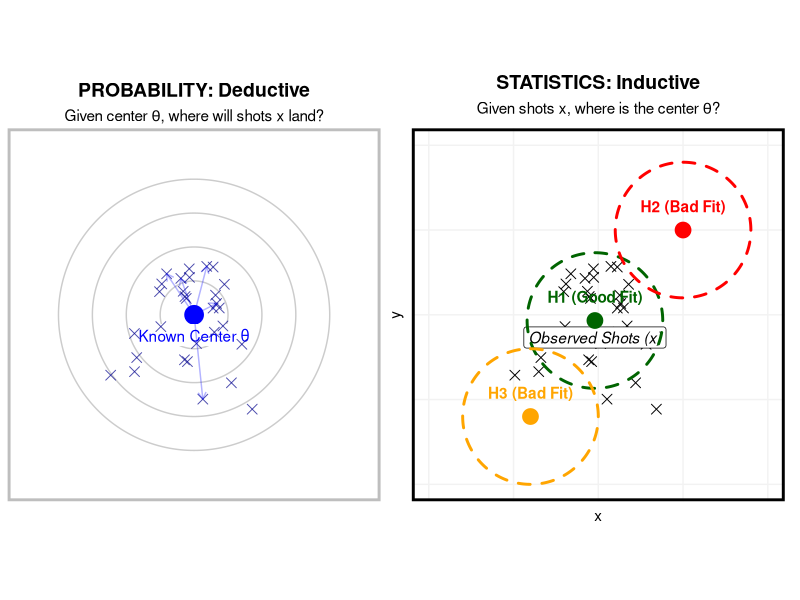
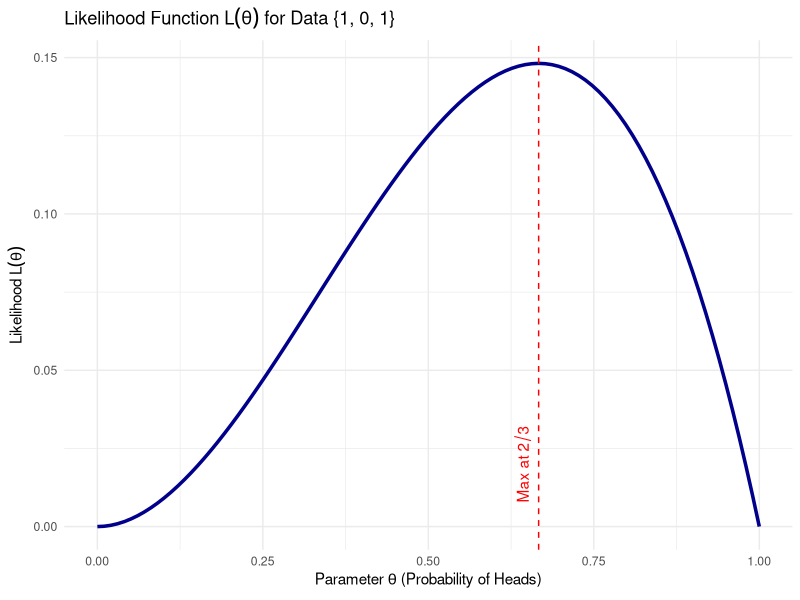
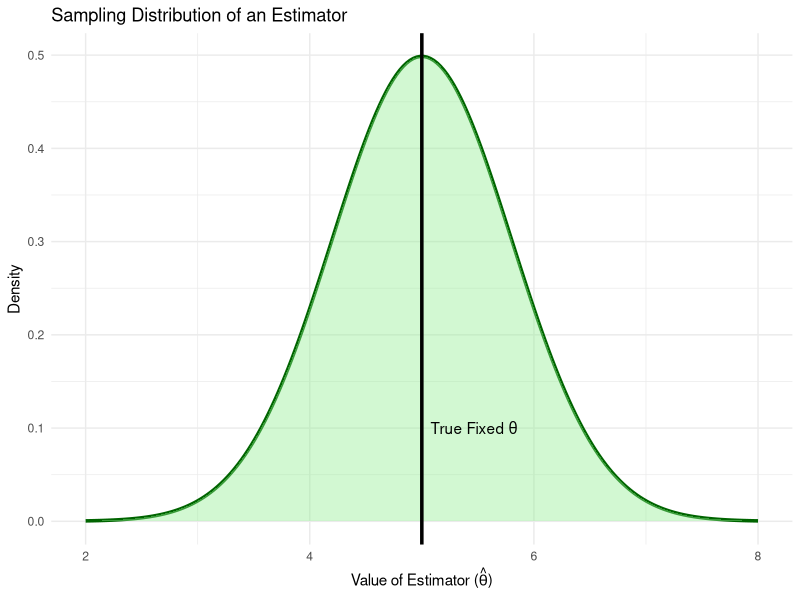
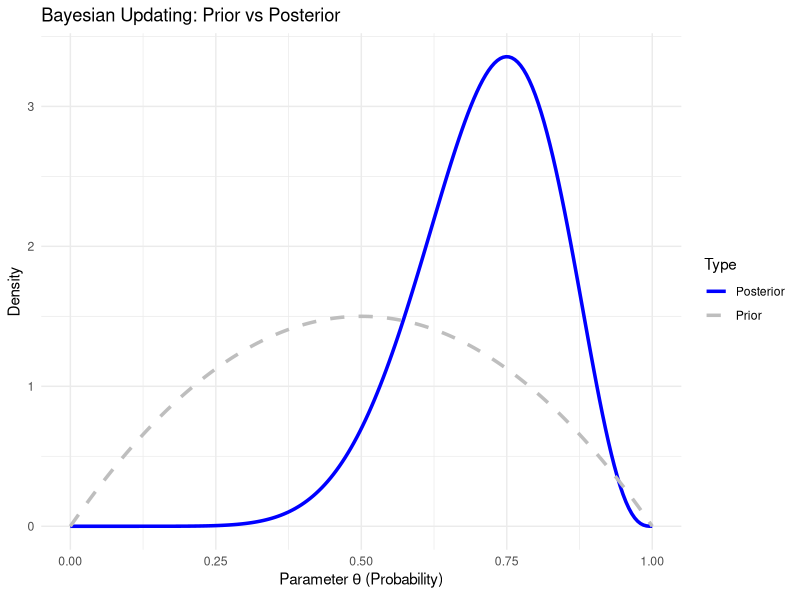

Source code (R) for these figures, in order:
## ---- chunk 1
#| label: fig-prob-vs-stat-target
#| fig-cap: "The Shooting Analogy. Left (Probability): The center $\\theta$ is fixed; shots $x$ are generated around it. Right (Statistics): The shots $x$ are fixed on a square board; we test different hypothesized centers (colored circles) to see which $\\theta$ fit the data best."
#| echo: false
#| warning: false
#| message: false
library(ggplot2)
library(patchwork)
library(ggforce)

set.seed(101)

# --- Shared Data Generation ---
# The "true" center (unknown to the statistician)
true_theta_x <- 0
true_theta_y <- 0
n_shots <- 30

# Generate random shots (data x) around the true center
shots_df <- data.frame(
  x = rnorm(n_shots, true_theta_x, sd = 1.2),
  y = rnorm(n_shots, true_theta_y, sd = 1.2)
)

# --- Plot 1: Probability (The Data Generator) ---
p_prob <- ggplot() +
  # Target rings
  geom_circle(aes(x0=0, y0=0, r=c(1, 2, 3, 4)), color="grey80", fill=NA) +
  # The Known Center (Theta)
  geom_point(aes(x=0, y=0), size=6, color="blue") +
  annotate("label", x=0, y=-0.6, label=expression(paste("Known Center ", theta)), color="blue", fontface="bold", fill="white", label.size=NA) +
  # The Random Shots (x)
  geom_point(data=shots_df, aes(x=x, y=y), shape=4, size=3, color="darkblue", alpha=0.7) +
  # Arrows showing generation process
  geom_segment(aes(x=0, y=0, xend=shots_df$x[1:5], yend=shots_df$y[1:5]), 
               arrow = arrow(length = unit(0.2, "cm")), color="blue", alpha=0.3) +
  coord_fixed(xlim=c(-5,5), ylim=c(-5,5)) +
  theme_void() +
  theme(panel.border = element_rect(color = "grey", fill = NA, size = 2),
        plot.title = element_text(hjust = 0.5, face="bold", size=14),
        plot.subtitle = element_text(hjust = 0.5)) +
  labs(title = "PROBABILITY: Deductive",
       subtitle = expression(paste("Given center ", theta, ", where will shots ", x, " land?")))

# --- Plot 2: Statistics (The Inference Game) ---

# Define three hypotheses (potential centers)
hypotheses_df <- data.frame(
  hx = c(mean(shots_df$x), 2.5, -2),
  hy = c(mean(shots_df$y), 2.5, -3),
  r_guess = c(2, 2, 2),
  label = c("H1 (Good Fit)", "H2 (Bad Fit)", "H3 (Bad Fit)"),
  color = c("darkgreen", "red", "orange")
)

p_stat <- ggplot() +
  # The Fixed Observed Data (x)
  geom_point(data=shots_df, aes(x=x, y=y), shape=4, size=3, color="black") +
  annotate("label", x=mean(shots_df$x), y=mean(shots_df$y)-0.5, label="Observed Shots (x)", fill="white", fontface="italic") +
  
  # Draw Hypothesized Centers and their "expected areas"
  # Hypothesis 1
  geom_circle(data=hypotheses_df[1,], aes(x0=hx, y0=hy, r=r_guess, color=color), fill=NA, linetype="dashed", size=1) +
  geom_point(data=hypotheses_df[1,], aes(x=hx, y=hy, color=color), size=5) +
  # Hypothesis 2
  geom_circle(data=hypotheses_df[2,], aes(x0=hx, y0=hy, r=r_guess, color=color), fill=NA, linetype="dashed", size=1) +
  geom_point(data=hypotheses_df[2,], aes(x=hx, y=hy, color=color), size=5) +
  # Hypothesis 3
  geom_circle(data=hypotheses_df[3,], aes(x0=hx, y0=hy, r=r_guess, color=color), fill=NA, linetype="dashed", size=1) +
  geom_point(data=hypotheses_df[3,], aes(x=hx, y=hy, color=color), size=5) +
  
  # Labels for hypotheses
  geom_text(data=hypotheses_df, aes(x=hx, y=hy+0.7, label=label, color=color), fontface="bold") +
  
  scale_color_identity() +
  coord_fixed(xlim=c(-5,5), ylim=c(-5,5)) +
  # Square board theme
  theme_bw() +
  theme(panel.grid.major = element_line(color="grey95"),
        panel.grid.minor = element_blank(),
        axis.text = element_blank(), 
        axis.ticks = element_blank(),
        panel.border = element_rect(color = "black", fill = NA, size = 2),
        plot.title = element_text(hjust = 0.5, face="bold", size=14),
        plot.subtitle = element_text(hjust = 0.5)) +
  labs(title = "STATISTICS: Inductive",
       subtitle = expression(paste("Given shots ", x, ", where is the center ", theta, "?")))

# Combine plots
p_prob + p_stat
## ---- chunk 2
#| label: fig-likelihood
#| fig-cap: "The Likelihood Function $L(\\theta)$ for data $x=(1, 0, 1)$. The peak (MLE) is at $\\theta_{\\text{MLE}} = 2/3$."
#| echo: true
library(ggplot2)

# Define the function L(theta) = theta^2 * (1-theta)
likelihood_fun <- function(theta) { theta^2 * (1 - theta) }

# Generate sequence of theta
theta_vals <- seq(0, 1, length.out = 100)
lik_vals <- likelihood_fun(theta_vals)
df <- data.frame(theta = theta_vals, Likelihood = lik_vals)

# Plot
ggplot(df, aes(x = theta, y = Likelihood)) +
  geom_line(color = "darkblue", size = 1.2) +
  geom_vline(xintercept = 2/3, linetype = "dashed", color = "red") +
  annotate("text", x = 2/3, y = 0.02, label = "Max~at~2/3", color = "red", angle = 90, vjust = -0.5, parse = TRUE) +
  labs(title = expression(paste("Likelihood Function ", L(theta), " for Data {1, 0, 1}")),
       x = expression(paste("Parameter ", theta, " (Probability of Heads)")),
       y = expression(Likelihood~L(theta))) +
  theme_minimal()
## ---- chunk 3
#| label: fig-sampling-dist
#| fig-cap: "Frequentist Concept: The Sampling Distribution. The parameter $\\theta$ is fixed (vertical line). The curve represents how the estimator $\\hat{\\theta}$ varies across many hypothetical samples."
#| echo: false

theta_true <- 5
x_vals <- seq(2, 8, length.out = 200)
y_vals <- dnorm(x_vals, mean = theta_true, sd = 0.8)
df_freq <- data.frame(x = x_vals, y = y_vals)

ggplot(df_freq, aes(x = x, y = y)) +
  geom_line(color = "darkgreen", size = 1.2) +
  geom_area(fill = "lightgreen", alpha = 0.4) +
  geom_vline(xintercept = theta_true, color = "black", size = 1.2) +
  annotate("text", x = theta_true, y = 0.1, label = "True~Fixed~theta", hjust = -0.1, parse = TRUE) +
  labs(title = "Sampling Distribution of an Estimator",
       x = expression(paste("Value of Estimator (", hat(theta), ")")),
       y = "Density") +
  theme_minimal()
## ---- chunk 4
#| label: fig-posterior
#| fig-cap: "Bayesian Concept: Updating Beliefs. The Prior (dashed) is updated by the Data (Likelihood) to form the Posterior (solid). $\\theta$ is treated as a random variable."
#| echo: false

theta_grid <- seq(0, 1, length.out = 200)
# Prior: Beta(2, 2) - somewhat vague peak at 0.5
prior <- dbeta(theta_grid, 2, 2)
# Likelihood (scaled for visual comparison): based on e.g., 8 heads, 2 tails -> Beta(9, 3) roughly
posterior <- dbeta(theta_grid, 10, 4)

df_bayes <- data.frame(
  Theta = rep(theta_grid, 2),
  Density = c(prior, posterior),
  Type = rep(c("Prior", "Posterior"), each = 200)
)

ggplot(df_bayes, aes(x = Theta, y = Density, color = Type, linetype = Type)) +
  geom_line(size = 1.2) +
  scale_color_manual(values = c("Posterior" = "blue", "Prior" = "gray")) +
  scale_linetype_manual(values = c("Posterior" = "solid", "Prior" = "dashed")) +
  labs(title = "Bayesian Updating: Prior vs Posterior",
       x = expression(paste("Parameter ", theta, " (Probability)")),
       y = "Density") +
  theme_minimal()
